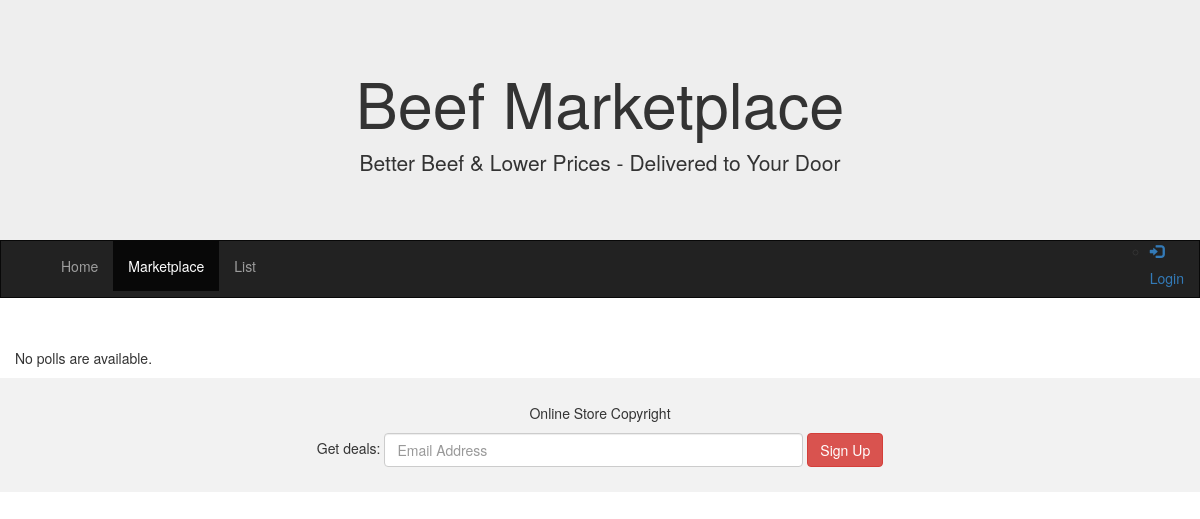
/polls/view-products/, run on an earlier commit of the app's database.
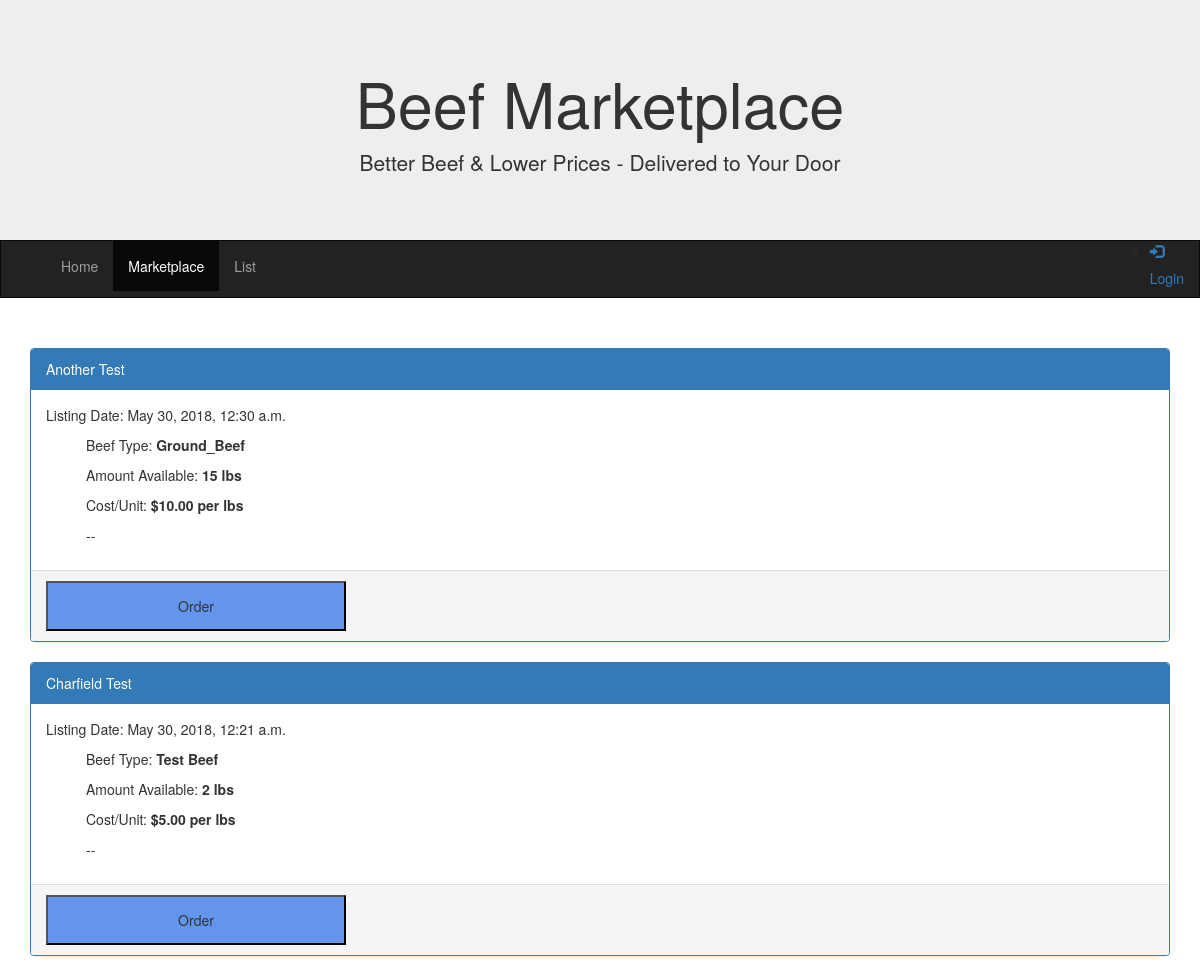
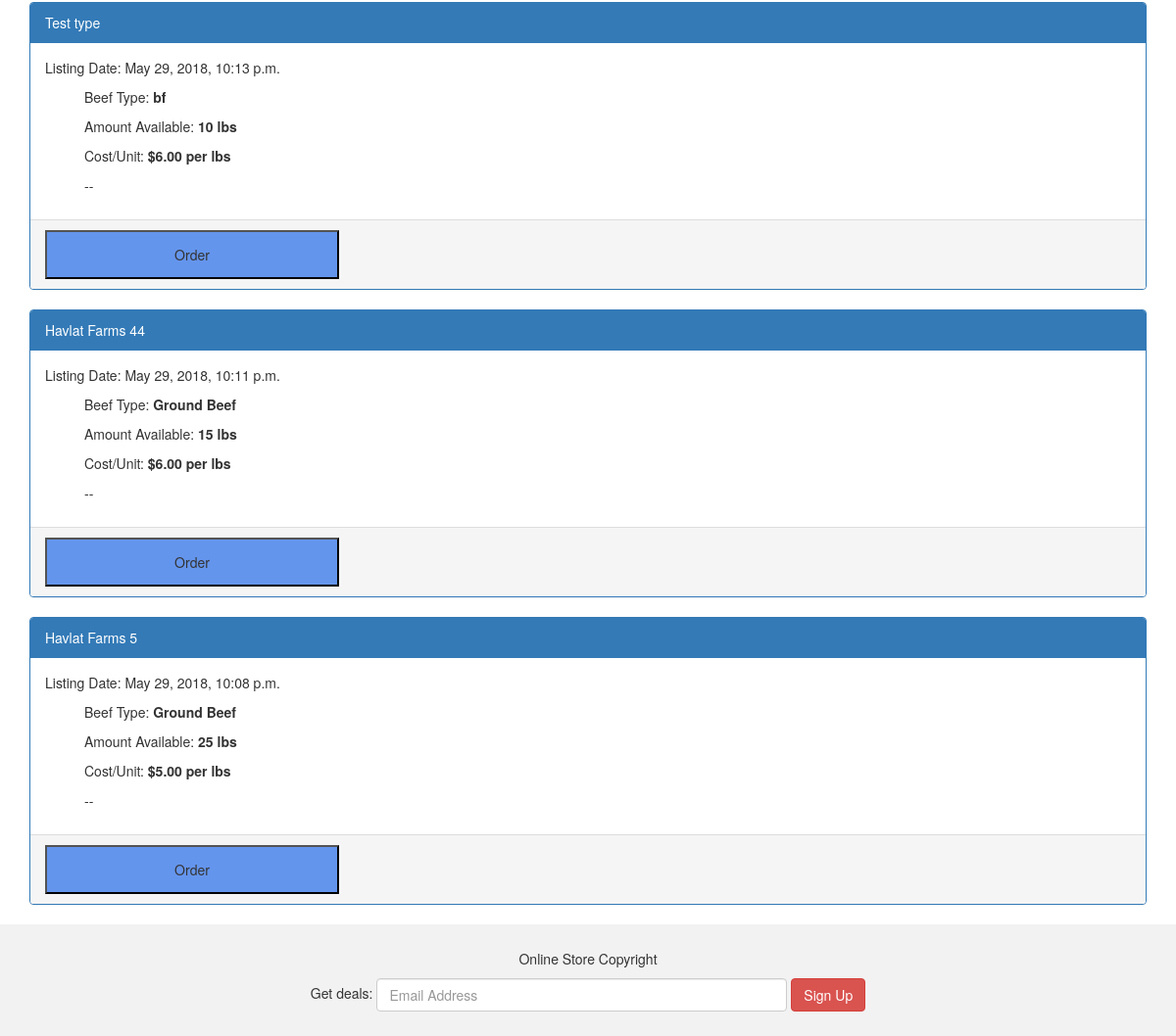
And on a later commit of the database (2 pictures, top to bottom).
### polls/models.py (models this page shows, shortened)
class Listing(models.Model):
    listing_name = models.CharField(max_length=200)
    pub_date = models.DateTimeField('date published')

class Products(models.Model):
    listing = models.ForeignKey(Listing)
    type = models.CharField(max_length=200)
    amount_available = models.IntegerField(default=0)
    unit = models.CharField(max_length=50, default="")
    list_price = models.DecimalField(max_digits=6, decimal_places=2)

### polls/views.py (the view)
class ViewProductsView(generic.ListView):
    model = Listing
    template_name = 'polls/view-products.html'
    context_object_name = 'latest_question_list'
    def get_queryset(self):
        return Listing.objects.order_by('-pub_date')[:5]

### templates/polls/view-products.html (shortened to what this page needs)
<!DOCTYPE html>
<html lang="en">
<head>
  <link rel="stylesheet" href="https://maxcdn.bootstrapcdn.com/bootstrap/3.3.7/css/bootstrap.min.css">
</head>
<body>
<div class="jumbotron">
  <div class="container text-center">
    <h1>Beef Marketplace</h1>
    <p>Better Beef & Lower Prices - Delivered to Your Door</p>
  </div>
</div>
<nav class="navbar navbar-inverse">
  <div class="container-fluid">
    <div class="collapse navbar-collapse" id="myNavbar">
      <ul class="nav navbar-nav">
            <div class="collapse navbar-collapse" id="myNavbar">
      <ul class="nav navbar-nav">
        <li><a href="{% url 'polls:index' %}">Home</a></li>
        <li class="active"><a href="{% url 'polls:view-products' %}">Marketplace</a></li>
        <li><a href="{% url 'polls:list-products' %}">List</a></li>
      </ul>
      </ul>
      <ul class="nav navbar-nav navbar-right">
         <ul class="sidebar-nav">
                {% if user.is_authenticated %}
                    <li><font color="white">User: {{ user.get_username }}</font></li>
               <li><a href="{% url 'logout'%}?next={{request.path}}"><span class="glyphicon glyphicon-log-in"></span><h5>Logout</h5> </a></li>
                {% else %}
               <li><a href="{% url 'login'%}?next={{request.path}}"><span class="glyphicon glyphicon-log-in"></span><h5>Login</h5> </a></li>
                {% endif %}
           </ul>
      </ul>
    </div>
  </div>
</nav>
<div class="container">
  <div class="row">
      {% if latest_question_list %}
          {% for listing in latest_question_list %}
    <div class="col-sm-12">
      <div class="panel panel-primary">
        <div class="panel-heading"> {{ listing.listing_name }}</div>
        <div class="panel-body">
            <p>Listing Date: {{ listing.pub_date }}</p>
            {% for product in listing.products_set.all %}
                <ol>
                <p>Beef Type: <strong>{{ product.type }}</strong></p>
                <p>Amount Available: <strong>{{ product.amount_available }} {{ product.unit }}</strong></p>
                <p>Cost/Unit: <strong>${{ product.list_price }} per {{ product.unit }}</strong></p>
                --
                </ol>
            {% endfor %}
        </div>
        <div class="panel-footer">
            <form action="{% url 'polls:order-form' %}"  method="post" >
                 <input type="submit" value="Order" style="height:50px;width:300px;background-color: cornflowerblue">
            </form>
        </div>
      </div>
    </div>
       {% endfor %}
        {% else %}
            <p>No polls are available.</p>
        {% endif %}
  </div>
</div>
<footer class="container-fluid text-center">
  <p>Online Store Copyright</p>
  <form class="form-inline">Get deals:
    <input type="email" class="form-control" size="50" placeholder="Email Address">
    <button type="button" class="btn btn-danger">Sign Up</button>
  </form>
</footer>
</body>
</html>

### templates/polls/view-products.html (style rules this page uses)
.navbar { margin-bottom: 50px; border-radius: 0; }
.jumbotron { margin-bottom: 0; }
footer { background-color: #f2f2f2; padding: 25px; }

What changed in the data, as far as the page shows it:
added Listing: listing_name "Another Test", pub_date "May 30, 2018, 12:30 a.m."
added Products: type "Ground_Beef", amount_available "15", unit "lbs", list_price "10.00", shown under "Another Test"
added Listing: listing_name "Charfield Test", pub_date "May 30, 2018, 12:21 a.m."
added Products: type "Test Beef", amount_available "2", unit "lbs", list_price "5.00", shown under "Charfield Test"
added Listing: listing_name "Test type", pub_date "May 29, 2018, 10:13 p.m."
added Products: type "bf", amount_available "10", unit "lbs", list_price "6.00", shown under "Test type"
added Listing: listing_name "Havlat Farms 44", pub_date "May 29, 2018, 10:11 p.m."
added Products: type "Ground Beef", amount_available "15", unit "lbs", list_price "6.00", shown under "Havlat Farms 44"
added Listing: listing_name "Havlat Farms 5", pub_date "May 29, 2018, 10:08 p.m."
added Products: type "Ground Beef", amount_available "25", unit "lbs", list_price "5.00", shown under "Havlat Farms 5"
Also different on the page:
text no longer shown: "No polls are available."
